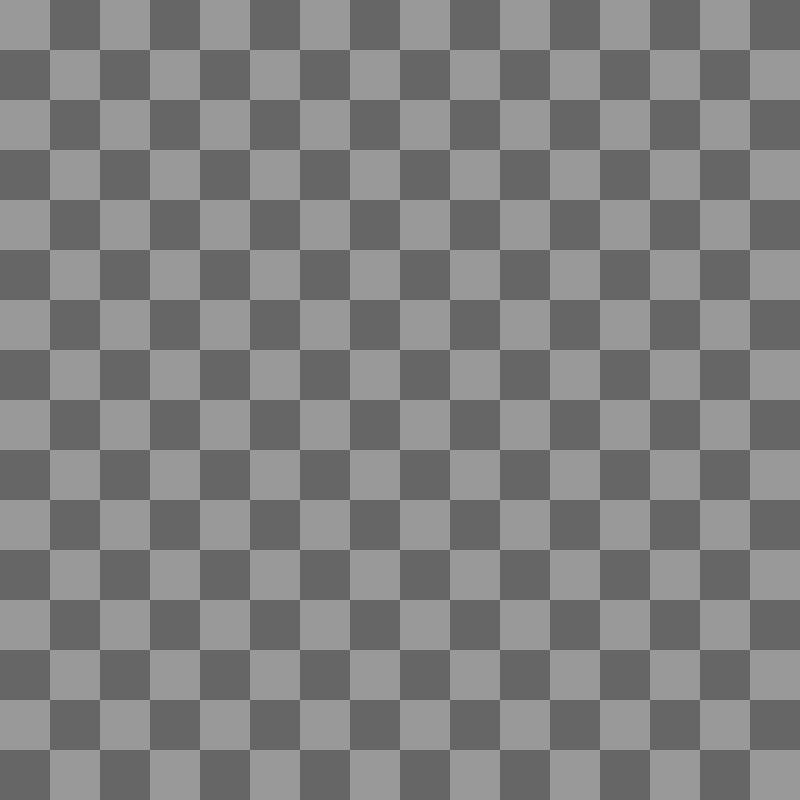
Frame 1 (no input)
Frame 60 (the mouse pressed at the canvas centre just before this capture): identical to frame 1, image omitted
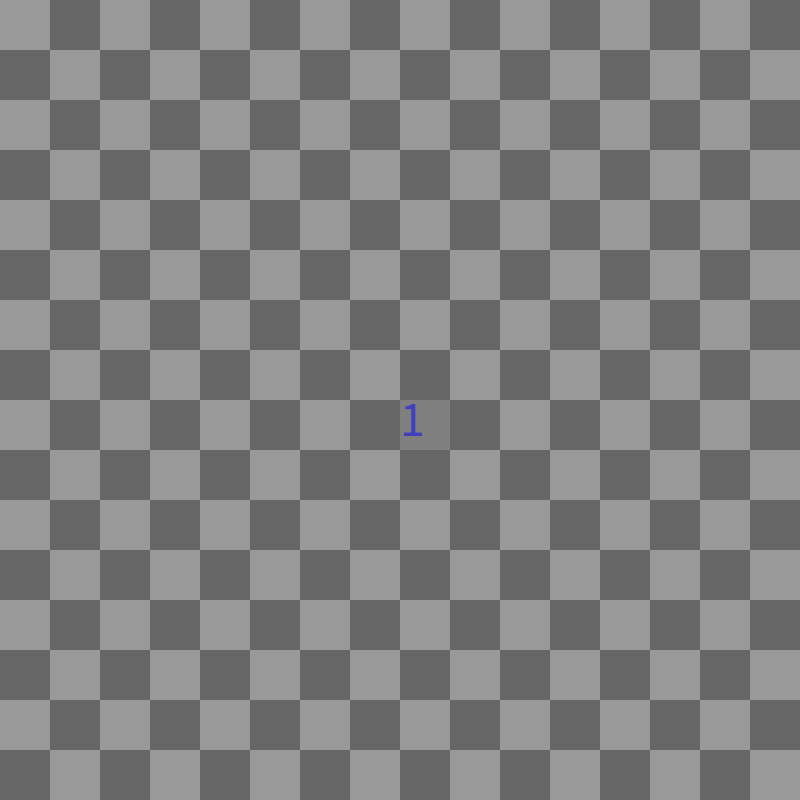
Frame 120 (the mouse held since frame 60 and released just before this capture)

The Processing sketch that drew these frames (run headless with seeded random() and noise(); from frame 60 on, the mouse is pressed at the canvas centre):

// Processing sketch: MineSweeper
// ── MineSweeper.pde
int[][]mines;
boolean[][]flags;
boolean[][]revealed;

int gridW=16;
int gridH=16;
int cellSize=50;
int numMines=40;

void settings(){
  size(gridW*cellSize,gridH*cellSize);
}
void setup(){
  mines=new int[gridW][gridH];
  flags=new boolean[gridW][gridH];
  revealed=new boolean[gridW][gridH];
  
  for(int x=0;x<gridW;x++){
    for(int y=0;y<gridH;y++){
      mines[x][y]=0;
      flags[x][y]=false;
      revealed[x][y]=false;
    }
  }
}
void placeMines(){
  int i=0;
  while(i<numMines){
    int x=int(random(gridW));
    int y=int(random(gridH));
    if(mines[x][y]==1)continue;
    mines[x][y]=1;
    i++;
  }
}
void clearMines(){
  for(int x=0;x<gridW;x++){
    for(int y=0;y<gridH;y++){
      mines[x][y]=0;
    }
  }
}
boolean firstClick=true;
void mousePressed(){
  int x=int(mouseX/cellSize);
  int y=int(mouseY/cellSize);
  if(mouseButton==RIGHT){
    flags[x][y]=!flags[x][y];
    return;
  }else{
    if(firstClick){
      firstClick=false;
      do{
        clearMines();
        placeMines();
      }while(mines[x][y]!=0);
    }
      
    if(mines[x][y]!=0){
      println("Dang!");
      exit();
    }else{
      reveal(x,y);
    }
  }
}
boolean outBounds(int x,int y){
  return x<0||y<0||x>=gridW||y>=gridH;
}
int calcNear(int x,int y){
  if(outBounds(x,y))return 0;
  int i=0;
  for(int oX=-1;oX<=1;oX++){
    for(int oY=-1;oY<=1;oY++){
      if(outBounds(oX+x,oY+y))continue;
      i+=mines[oX+x][oY+y];
    }
  }
  return i;
}

void reveal(int x,int y){
  if(outBounds(x,y))return;
  if(revealed[x][y])return;
  revealed[x][y]=true;
  if(calcNear(x,y)>0)return;
  
  reveal(x-1,y-1);
  reveal(x-1,y+1);
  reveal(x+1,y-1);
  reveal(x+1,y+1);
  
  reveal(x-1,y);
  reveal(x+1,y);
  reveal(x,y-1);
  reveal(x,y+1);
}

void draw(){
  background(0);
  for(int x=0;x<gridW;x++){
    for(int y=0;y<gridH;y++){
      
      color col1=color(2*255/5);
      color col2=color(3*255/5);
      
      color txtColor=color(0);
      
      int near=calcNear(x,y);
      
      if(flags[x][y]){
        col1=color(255,0,0);
        col2=color(4*255/5,255/5,255/5);
      }else if(revealed[x][y]){
        col1=color(255/2);
        col2=color(255/2);
      }
      
      if(near==1)txtColor=color(255*1/4,255*1/4,255*3/4);
      if(near==2)txtColor=color(255*1/4,255*3/4,155*1/4);
      if(near==3)txtColor=color(255,0,0);
      if(near==4)txtColor=color(0,0,255);
      if(near==5)txtColor=color(255,0,0);
      
      boolean alternate=(x+y)%2==0;
      if(alternate){
        fill(col2);
        stroke(col2);
      }else{
        fill(col1);
        stroke(col1);
      }
      
      rect(x*cellSize,y*cellSize,cellSize,cellSize);
      
      if(near>0&&revealed[x][y]){
        fill(txtColor);
        noStroke();
        textAlign(LEFT,TOP);
        textSize(cellSize);
        text(""+near,x*cellSize,y*cellSize);
      }
      
    }
  }
}
